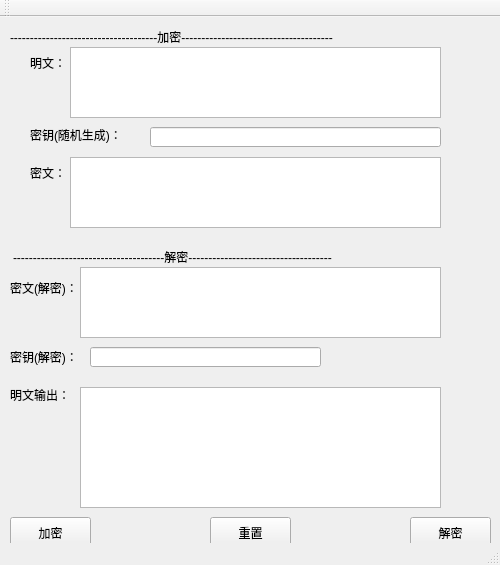
<?xml version="1.0" encoding="UTF-8"?>
<ui version="4.0">
 <class>MainWindow</class>
 <widget class="QMainWindow" name="MainWindow">
  <property name="geometry">
   <rect>
    <x>0</x>
    <y>0</y>
    <width>500</width>
    <height>565</height>
   </rect>
  </property>
  <property name="minimumSize">
   <size>
    <width>500</width>
    <height>565</height>
   </size>
  </property>
  <property name="maximumSize">
   <size>
    <width>500</width>
    <height>565</height>
   </size>
  </property>
  <property name="windowTitle">
   <string>MainWindow</string>
  </property>
  <widget class="QWidget" name="centralWidget">
   <widget class="QLabel" name="label">
    <property name="geometry">
     <rect>
      <x>30</x>
      <y>40</y>
      <width>54</width>
      <height>12</height>
     </rect>
    </property>
    <property name="text">
     <string>明文：</string>
    </property>
   </widget>
   <widget class="QLabel" name="label_2">
    <property name="geometry">
     <rect>
      <x>30</x>
      <y>110</y>
      <width>91</width>
      <height>16</height>
     </rect>
    </property>
    <property name="text">
     <string>密钥(随机生成)：</string>
    </property>
   </widget>
   <widget class="QPushButton" name="pushButton">
    <property name="geometry">
     <rect>
      <x>10</x>
      <y>500</y>
      <width>81</width>
      <height>31</height>
     </rect>
    </property>
    <property name="text">
     <string>加密</string>
    </property>
   </widget>
   <widget class="QPushButton" name="pushButton_2">
    <property name="geometry">
     <rect>
      <x>410</x>
      <y>500</y>
      <width>81</width>
      <height>31</height>
     </rect>
    </property>
    <property name="text">
     <string>解密</string>
    </property>
   </widget>
   <widget class="QLabel" name="label_4">
    <property name="geometry">
     <rect>
      <x>30</x>
      <y>150</y>
      <width>54</width>
      <height>12</height>
     </rect>
    </property>
    <property name="text">
     <string>密文：</string>
    </property>
   </widget>
   <widget class="QLineEdit" name="input_miyao">
    <property name="geometry">
     <rect>
      <x>90</x>
      <y>330</y>
      <width>231</width>
      <height>20</height>
     </rect>
    </property>
   </widget>
   <widget class="QLabel" name="label_3">
    <property name="geometry">
     <rect>
      <x>10</x>
      <y>260</y>
      <width>71</width>
      <height>21</height>
     </rect>
    </property>
    <property name="text">
     <string>密文(解密)：</string>
    </property>
   </widget>
   <widget class="QLabel" name="label_5">
    <property name="geometry">
     <rect>
      <x>10</x>
      <y>330</y>
      <width>71</width>
      <height>20</height>
     </rect>
    </property>
    <property name="text">
     <string>密钥(解密)：</string>
    </property>
   </widget>
   <widget class="QPushButton" name="pushButton_3">
    <property name="geometry">
     <rect>
      <x>210</x>
      <y>500</y>
      <width>81</width>
      <height>31</height>
     </rect>
    </property>
    <property name="text">
     <string>重置</string>
    </property>
   </widget>
   <widget class="QLabel" name="label_6">
    <property name="geometry">
     <rect>
      <x>10</x>
      <y>370</y>
      <width>61</width>
      <height>16</height>
     </rect>
    </property>
    <property name="text">
     <string>明文输出：</string>
    </property>
   </widget>
   <widget class="QTextEdit" name="txtmingwen">
    <property name="geometry">
     <rect>
      <x>70</x>
      <y>30</y>
      <width>371</width>
      <height>71</height>
     </rect>
    </property>
   </widget>
   <widget class="QTextEdit" name="miwen">
    <property name="geometry">
     <rect>
      <x>70</x>
      <y>140</y>
      <width>371</width>
      <height>71</height>
     </rect>
    </property>
   </widget>
   <widget class="QLineEdit" name="miyao">
    <property name="geometry">
     <rect>
      <x>150</x>
      <y>110</y>
      <width>291</width>
      <height>20</height>
     </rect>
    </property>
   </widget>
   <widget class="QLabel" name="label_7">
    <property name="geometry">
     <rect>
      <x>10</x>
      <y>10</y>
      <width>481</width>
      <height>20</height>
     </rect>
    </property>
    <property name="text">
     <string>-------------------------------------加密--------------------------------------</string>
    </property>
   </widget>
   <widget class="QLabel" name="label_8">
    <property name="geometry">
     <rect>
      <x>13</x>
      <y>230</y>
      <width>471</width>
      <height>20</height>
     </rect>
    </property>
    <property name="text">
     <string>--------------------------------------解密------------------------------------</string>
    </property>
   </widget>
   <widget class="QTextEdit" name="input_miwen">
    <property name="geometry">
     <rect>
      <x>80</x>
      <y>250</y>
      <width>361</width>
      <height>71</height>
     </rect>
    </property>
   </widget>
   <widget class="QTextEdit" name="output_mingwen">
    <property name="geometry">
     <rect>
      <x>80</x>
      <y>370</y>
      <width>361</width>
      <height>121</height>
     </rect>
    </property>
   </widget>
  </widget>
  <widget class="QMenuBar" name="menuBar">
   <property name="geometry">
    <rect>
     <x>0</x>
     <y>0</y>
     <width>500</width>
     <height>23</height>
    </rect>
   </property>
  </widget>
  <widget class="QToolBar" name="mainToolBar">
   <attribute name="toolBarArea">
    <enum>TopToolBarArea</enum>
   </attribute>
   <attribute name="toolBarBreak">
    <bool>false</bool>
   </attribute>
  </widget>
  <widget class="QStatusBar" name="statusBar"/>
 </widget>
 <layoutdefault spacing="6" margin="11"/>
 <resources/>
 <connections/>
</ui>
